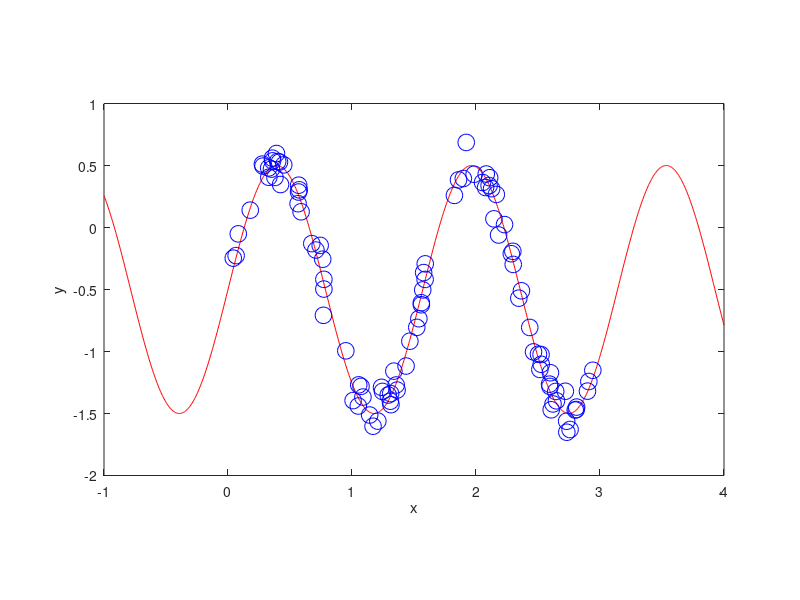

MATLAB code for this plot:
% Copyright (c) 2016 by Miguel A. Carreira-Perpinan
% for use in CSE176 Introduction to Machine Learning at UC Merced

% Dataset for 1D regression: a curve f(x) with additive Gaussian noise
% with zero mean and variance s^2.

rng(1778);					% Fix random number gen. seed
N = 100;					% Number of points
D = 1;						% Dimension of the inputs x
DD = 1;						% Dimension of the outputs y
a = 4; b = -0.5; f = @(x) sin(a*x) + b;		% Nonlinear function
s = 0.1;					% Noise standard deviation
% Training set
X = 3*rand(N,D);				% Input points x
F = f(X);					% Exact outputs f(x)
Y = F + s*randn(size(F));			% Noisy outputs y

% This is for plotting the true function f
XX = linspace(-1,4,1000)'; FF = f(XX);
ax = [-1 4 -2 1];	% Range for plot

% Plot
figure(1); plot(XX,FF,'r-',X,Y,'bo','MarkerSize',12);
axis(ax); daspect([1 1 1]); box on; xlabel('x'); ylabel('y');


% Suggestions of things to try:
% - Change the parameters of the function f or the type of function itself.
% - Change the level of noise.

